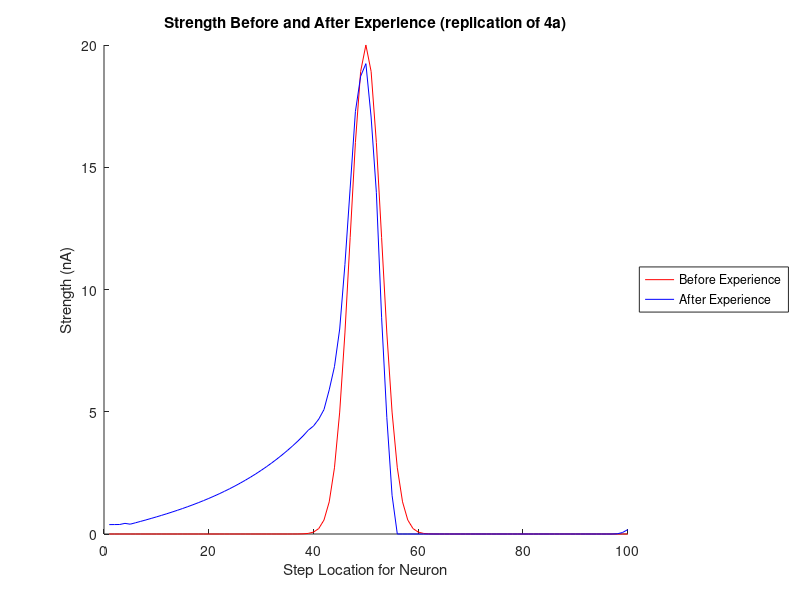
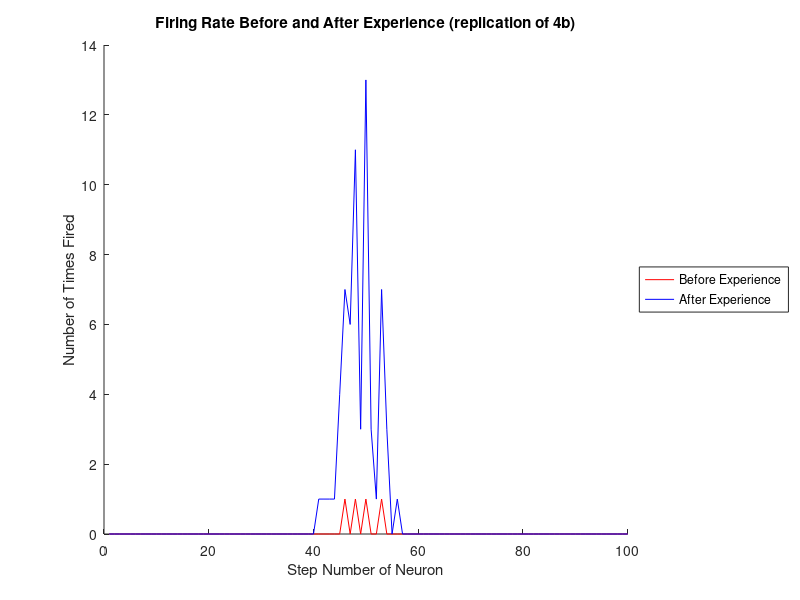
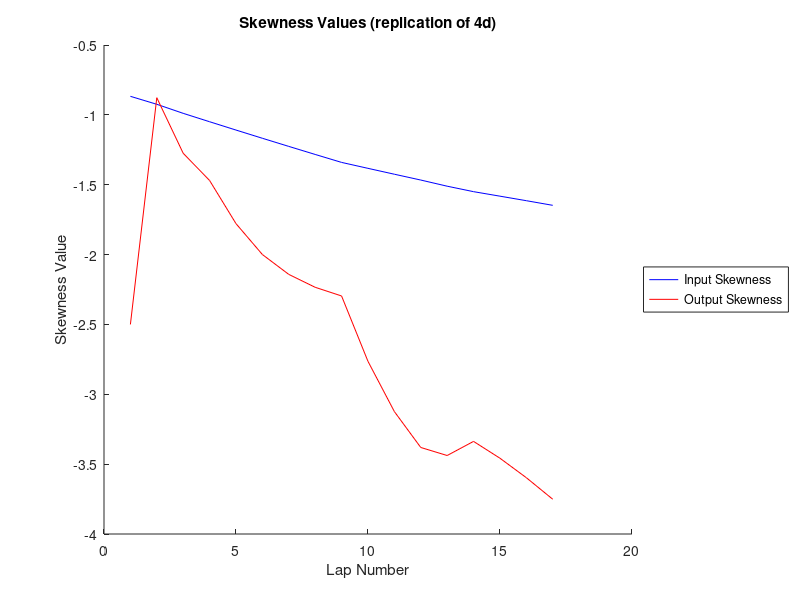
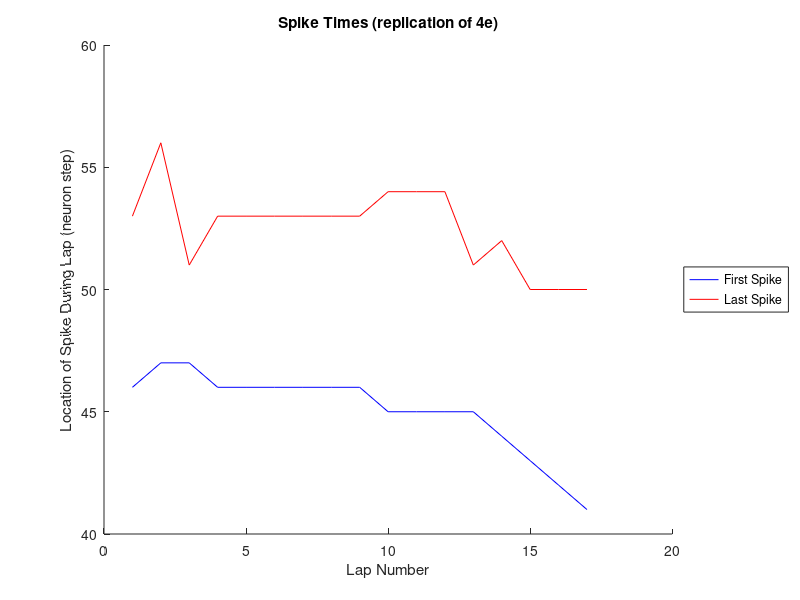

MATLAB code to generate these figures, in order:
function [] = zdestefa_midtermProb2(  )

%{
This is my code for Problem 2

I used the Izhikevich spiking neuron model to replicate the moments when
the neurons spike. The STDP model is used to modify the synaptic connection
strength as the neuron fires.

A lot of inspiration was taken from the izzynet_stdp.m code.

The rat moves from location i to i+1 after each time step.
The rat does 17 laps from location 1 to 100
When the rat is at location i, the following happens:
1) Each CA3 neuron is injected with an amount of current that depends on
    its Gaussian place field and the current location of the rat
2) If a CA3 neuron spikes, then it sends a signal to the CA1 neuron. 
    The LTD of the CA3->CA1 synapse is updated and the LTP is reset
3) For the CA1 neuron, a current is injected that is dependent on which
    synaptic connections spiked
4) If the CA1 neuron spikes, then the LTP of all the CA3->CA1 synapses are
    updated and their LTD is reset

%}

%number of laps the rat will do
numLaps = 17;

%number of CA3 neurons
numCA3 = 100;

%these are the a,b,c,d parameters in the Izhikevich model
%the default parameters from the class model worked well
aa = 0.02;
bb = 0.2;
cc = -65;
dd = 8;

%{
These are the STDP parameters.
Most of the default parameters worked well, however I changed
    the wmax parameter in order to allow stronger synaptic strengths.
This was done to allow more current to flow and thus increase the number of
    spikes that occur. 
By allowing more spiking, it was much easier to see the difference in
    number of spikes in the center versus on the edge
%}
A_plus = 0.1;
A_minus = -0.105;
t_plus = 20;
t_minus = 20;
wmin = 0;
wmax = 20.0; %this was changed from a value of 5

%{
Here are the parameters that control the place fields and synpatic
    strengths. This is an overview of them:
Let N be the number of CA3 neurons
The CA3 neurons are at location 1,2,3,...,N
The current injected by a given CA3 neuron at location i is a gaussian
    centered at i
The synaptic strength of the CA3 to CA1 neuron connections is a gaussian
    centered at N/2
%}

%{
These two parameters control the Gaussian for synaptic strength. I made
    sure the maximum strength is equal to the maximum in the STDP model so
    that the center starts off as strong as possible. 
I also used a small sigma value so that the center is especially strong compared
    to the other synpases. 
In this way, the initial preference toward firing when the rat is in the center is
    as great as possible within the model. 
%}
maxInitWeight = wmax; %value for peak of Gaussian curve
sigmaStrength = 3; %sigma for strength Gaussian curve

%{
These two parameters are used to adjust the place field Gaussians. 
I wanted to make sure that if a rat is at location i, then neuron i will
    fire. I thus made the max current very high in the Gaussian curve in order
    to ensure a high chance of spiking in the Izhikevich model.
I kept the sigma relatively low so that there is a low chance of the
    neighboring neurons spiking when the rat is at location i. 
%}
maxInitCurrent = 80; %max current injected by Gaussian place field
sigma=2; %sigma for place field Gaussians


%{
The parameters that can vary in the model have now been established.
The rest of the code is used for running the model
    and generating the graphs of the results.
%}

% STDP lists for LTD and LTP weight changes
% they represent strength changes for the CA3 to CA1 synaptic connections
LTP = zeros(1,numCA3); 
LTD = zeros(1,numCA3);    

%{
As a coding preference, I keep track of the voltages and recovery variables 
    for the CA3 and CA1 neurons separately. 
%}

%voltage and recovery variable for CA1 neurons
v1 = cc;
u1 = bb*v1;

%voltages and recovery variables for CA1 neurons
vv = cc.*ones(1,numCA3);
uu = bb.*vv;



%Here I initialize the synaptic strengths of the CA3 to CA1 connections
gaussWeights = normpdf(1:numCA3,numCA3/2,sigmaStrength); %generates the Gaussian values
gaussWeights = gaussWeights*(1/max(gaussWeights)); %sets max value to 1
strength = gaussWeights*maxInitWeight; %sets max value to our desired maximum
initStrength = strength; %saves initial value for later graph

%used to keep track of the skewness values for later graph
inputSkewValues = zeros(1,numLaps);
outputSkewValues = zeros(1,numLaps);

%used to keep track of first and last spike time for later graph
firstSpikeTime = zeros(1,numLaps);
lastSpikeTime = zeros(1,numLaps);

%keeps track of number of times each CA3 neuron fired for 
%   later graph of firing rates
numFirings = zeros(1,numCA3);

%now run the model
for lap = 1:numLaps
    
    %each step the rat takes
    %one time step happens in the Izhikevich model
    for step = 1:numCA3
        
        
        %{
        This is the current that gets injected into each CA3 neuron at this
            time step where the rat is at location j. 
        Each neuron i gets injected with a current equal to the
            value of its Gaussian place field at location j.
        %}
        I = normpdf(step,1:numCA3,sigma); %gets value of all Gaussians
        I = I/(max(I)); %sets max of those curves to 1
        I = I*maxInitCurrent; %sets max current to be injected
        
        %inject current into CA3 neurons and update the voltages
        %   and recovery variables
        vv=vv+0.5.*(0.04.*vv.^2+5.*vv+140-uu+I);
        vv=vv+0.5.*(0.04.*vv.^2+5.*vv+140-uu+I);
        uu=uu+aa.*(bb.*vv-uu);

        %see which CA3 neurons fired in this time step
        fired = find(vv>=30);

        %{
        Here I calculate how much current the CA1 neuron receives.
        It will recieve the sum of the strengths of the synapses 
            for the CA3 neurons that fired.
        There will also be an oscillatory inhibitory input, which I made
            very small to mitigate its effects.
        %}
        I1 = -1*abs(real(exp(1i*step*pi/8))) + sum(strength(fired));
        
        %update info about CA3 neurons that just fired
        if ~isempty(fired)
            
            %update voltages and recovery variables according to 
            %   Izhikevich model
            vv(fired)=cc;
            uu(fired)=uu(fired)+dd;

            %for the synapses that fired, we apply LTD to their strength 
            %   and reset their LTP values
            strength(fired) = max(wmin,strength(fired) + LTD(fired)); 
            LTP(fired) = A_plus;

            
        end;
        
        %inject current into CA1 neuron and update its voltage
        %   and recovery variable value
        v1=v1+0.5*(0.04*v1^2+5*v1+140-u1+I1);
        v1=v1+0.5*(0.04*v1^2+5*v1+140-u1+I1);
        u1=u1+aa*(bb*v1-u1);

        %see if the CA1 neuron fired
        if(v1>=30)
            
            %update spike times that we are keeping track of
            if(firstSpikeTime(lap) < 1)
               firstSpikeTime(lap)=step; 
            end
            lastSpikeTime(lap)=step;
            
            %reset the voltage and recovery variable for CA1 neuron
            % according to Izhikevich model
            v1 = cc;
            u1 = u1+dd;
            
            %update number of firings to keep track of firing rate
            %   at each location
            numFirings(step) = numFirings(step)+1;

            %If the CA1 neuron fires, then we update the LTP values for all
            %   the synapses and reset all the LTD values
            strength = min(wmax,strength + LTP); 
            LTD(:) = A_minus;

        end

        %Here we exponentially decay LTD and LTP as per the STDP model
        LTP = LTP.*(1-1/t_plus);
        LTD = LTD.*(1-1/t_minus);

    end
    
    %record firing rate in first lap
    if(lap<2)
        numInitFirings = numFirings;
    end
    
    %record the input and output skew values
    %   the function myskewness below has detail about how I obtained the
    %   skewness values
    inputSkewValues(lap) = myskewness(strength);
    outputSkewValues(lap) = myskewness(numFirings);
    
end


%{
This is the synpatic strength before and after the rat has moved 17 times
    across the track.
Before experience, the strength is a perfect Gausssian. After experience,
    the strength of the neurons to the right of the center should be
    greater than the strength of the neurons to the left of the center.
%}
figure
hold on
title('Strength Before and After Experience (replication of 4a)')
plot(initStrength,'r-');
plot(strength,'b-');
xlabel('Step Location for Neuron');
ylabel('Strength (nA)');
legend('Before Experience','After Experience','Location','eastoutside');
hold off

%{
This is the firing rate of each neuron before and after the rat has moved
    across the track.
The initial firing rate is calculated after the first lap, thus each neuron
    has a rate of 1 or 0. 
The final firing rate is how many times each neuron fired during the entire
    17 lap course.
The initial firing rate should be zero everywhere except a value of 1 at
    the center and possibly its neighbors too.
The final firing rate should be skewed so more firing happens to the right
    of the center than to the left.
%}
figure
hold on
title('Firing Rate Before and After Experience (replication of 4b)');
plot(numInitFirings,'r-');
plot(numFirings,'b-');
xlabel('Step Number of Neuron');
ylabel('Number of Times Fired');
hold off
legend('Before Experience','After Experience',...
    'Location','eastoutside');

%{
This is the graph of the input and output skewness over each lap
    of the rat's movements
It should start at 0 or slightly negative and keep decreasing as the rat 
    keeps doing more laps due to the fact that the value skew more and more
    in favor of the left side of the center.
%}
figure
hold on
title('Skewness Values (replication of 4d)');
plot(inputSkewValues,'b-')
plot(outputSkewValues,'r-')
xlabel('Lap Number');
ylabel('Skewness Value');
legend('Input Skewness','Output Skewness','Location','eastoutside')
hold off

%{
This is the graph of the location of the first and last spike in each lap.
The last spike stays relatively consistent.
The first spike happens earlier and earlier as the rat moves due to the
    strengthening of the connections in the synapses to the left of the
    center.
%}
figure
hold on
title('Spike Times (replication of 4e)');
plot(firstSpikeTime,'b-')
plot(lastSpikeTime,'r-')
xlabel('Lap Number');
ylabel('Location of Spike During Lap (neuron step)');
legend('First Spike','Last Spike','Location','eastoutside');
hold off

function [ skew ] = myskewness( X )
%MYSKEWNESS Calculates skewness for problem 2
%
%Because we wanted to figure out how much the values were skewed toward the
% left side rather than the right side, I decided to make all the left side
% values negative and the right side values positive. 
%
%I also made the mu value in the skewness equation 0 to further enforce the
% fact that we want to see how the values are skewed in favor of the left
% side
%

lenX = length(X);
X(1:lenX/2)=-1*X(1:lenX/2); %makes first 50 values negative

%{
Calculate skewness as per skewness.m code in Matlab except mu=0
%}
numer = mean(X.^3);
denom = std(X)^3;
skew = numer/denom;

end



end

